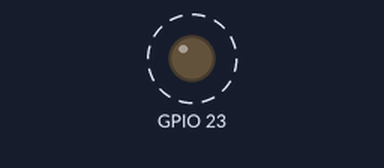
Recording of a program running on a simulated Raspberry Pi (BCM pin numbers). On the bench: output pins drawn as LEDs (lit = HIGH). Dashed ring = blinking.

Above: at 0.5 s.
Timing chart, 0 to 3.5 s (numbered marks = the images above):
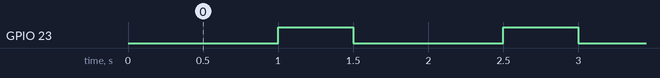

Measured:
- by itself, GPIO 23: alternates HIGH for 0.50 s and LOW for 1.0 s

The program:

Module1.py
```python
import RPi.GPIO as GPIO
import time
def setup():
    #Set Mode
    GPIO.setmode(GPIO.BCM)

    #LedLight: Pin-> 22, Setting-> Output
    GPIO.setup(23,GPIO.OUT)
    #LedLight Output state -> HIGH or LOW
    #HIGH -> Laser is on, LOW -> LedLight is off
    GPIO.output(23,GPIO.LOW)

#Function to make LedLight blink
def loop():
    #Turns LedLight on
    GPIO.output(23,GPIO.HIGH)
    #Sleeps for half a second
    time.sleep(.5)
    #Turns LedLight off
    GPIO.output(23,GPIO.LOW)

def destroy():
    GPIO.cleanup()                     # Release resource

if __name__ == '__main__':
    setup()
    try:
        while True:
            time.sleep(1)
            loop()
    except KeyboardInterrupt:          # Ctrl + C to stop program
        destroy()
```
